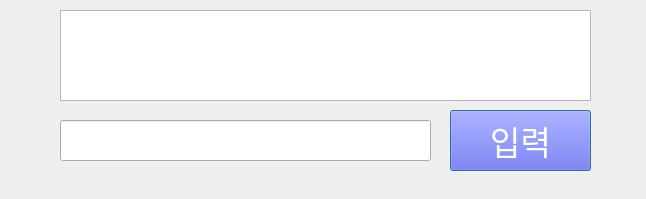
<?xml version="1.0" encoding="UTF-8"?>
<ui version="4.0">
 <class>Dialog</class>
 <widget class="QDialog" name="Dialog">
  <property name="geometry">
   <rect>
    <x>0</x>
    <y>0</y>
    <width>646</width>
    <height>199</height>
   </rect>
  </property>
  <property name="windowTitle">
   <string>Dialog</string>
  </property>
  <widget class="QLineEdit" name="inputbox">
   <property name="geometry">
    <rect>
     <x>60</x>
     <y>120</y>
     <width>371</width>
     <height>41</height>
    </rect>
   </property>
   <property name="font">
    <font>
     <pointsize>18</pointsize>
    </font>
   </property>
  </widget>
  <widget class="QTextBrowser" name="outputbox">
   <property name="geometry">
    <rect>
     <x>60</x>
     <y>10</y>
     <width>531</width>
     <height>91</height>
    </rect>
   </property>
   <property name="font">
    <font>
     <pointsize>18</pointsize>
    </font>
   </property>
  </widget>
  <widget class="QPushButton" name="button">
   <property name="geometry">
    <rect>
     <x>450</x>
     <y>110</y>
     <width>141</width>
     <height>61</height>
    </rect>
   </property>
   <property name="font">
    <font>
     <pointsize>25</pointsize>
    </font>
   </property>
   <property name="styleSheet">
    <string notr="true">background-color: rgb(64, 63, 255);
color: rgb(255, 255, 255);</string>
   </property>
   <property name="text">
    <string>입력</string>
   </property>
  </widget>
 </widget>
 <resources/>
 <connections/>
</ui>
